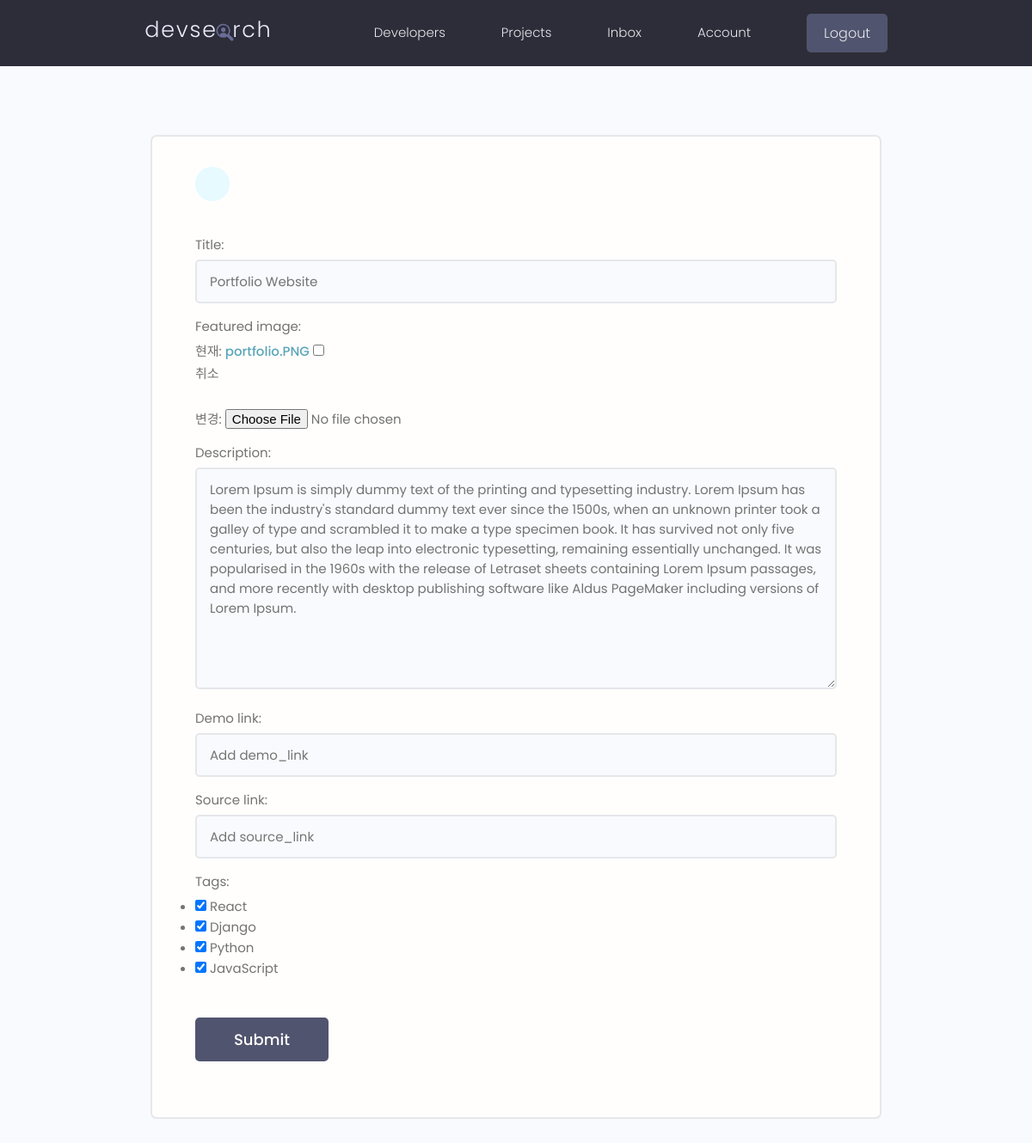
The page /projects/update-project/2eb7ce4ddfed47afb020e94f405b331d/ (signed in) on the database as committed earlier.
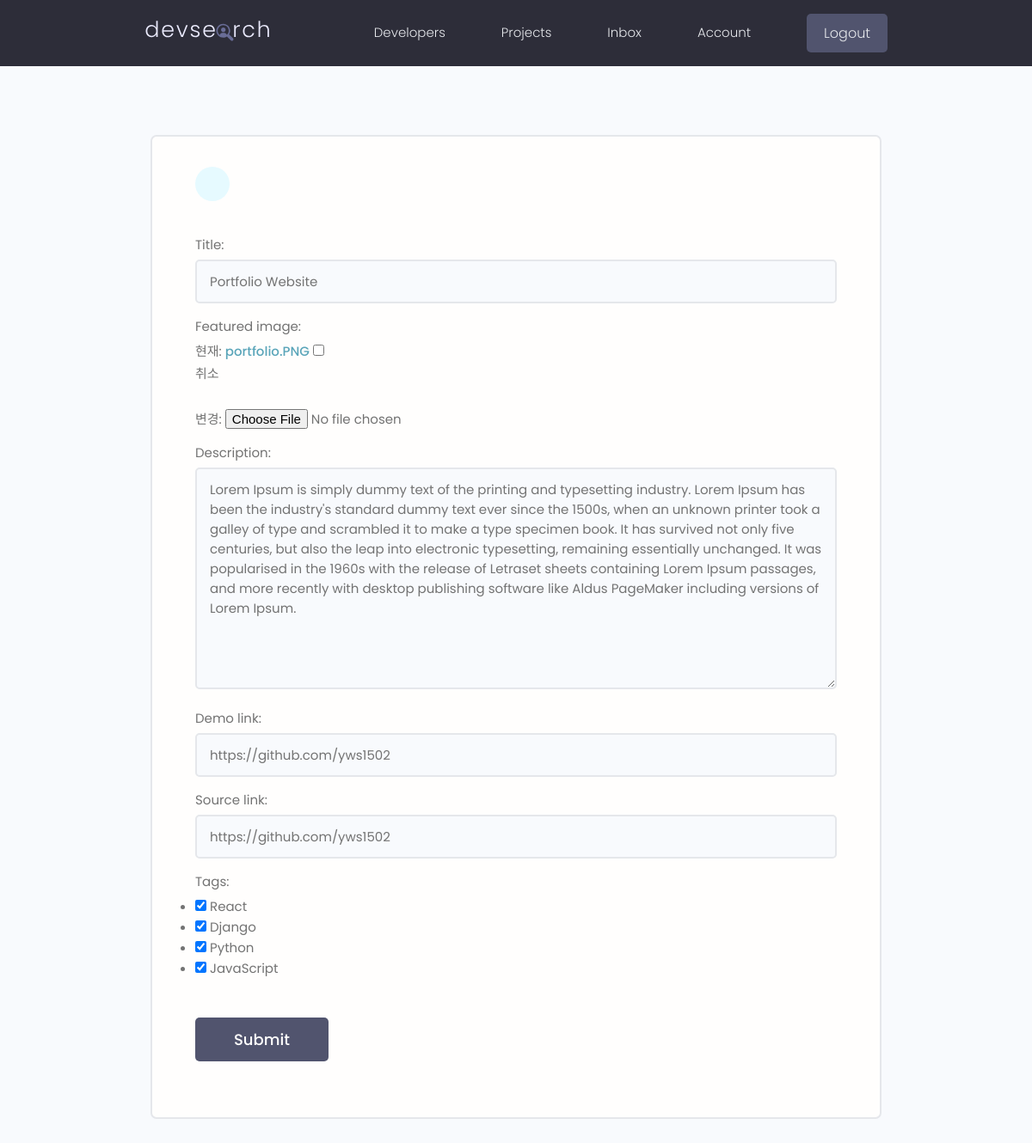
The same page on the database as committed later.
### projects/models.py (models this page shows, shortened)
class Project(models.Model):
    owner = models.ForeignKey(Profile, null=True, blank=True, on_delete=models.SET_NULL)
    title = models.CharField(max_length=200)
    description = models.TextField(null=True, blank=True)
    featured_image = models.ImageField(null=True, blank=True, default='default.jpg')
    demo_link = models.CharField(max_length=2000, null=True, blank=True)
    source_link = models.CharField(max_length=2000, null=True, blank=True)
    tags = models.ManyToManyField('Tag', blank=True)
    vote_total = models.IntegerField(default=0, null=True, blank=True)
    vote_ratio = models.IntegerField(default=0, null=True, blank=True)
    create = models.DateTimeField(auto_now_add=True)
    id = models.UUIDField(default=uuid.uuid4, unique=True, primary_key=True, editable=False)

### projects/views.py (the view)
# urls.py: path('update-project/<str:pk>/', update_project, name='update-project'),
@login_required(login_url='login')
def update_project(request, pk):
    project = Project.objects.get(id=pk)
    form = ProjectForm(instance=project)
    if request.method == 'POST':
        form = ProjectForm(request.POST, request.FILES, instance=project)
        if form.is_valid():
            form.save()
            return redirect('projects')
    context = {'form' : form}
    return render(request, 'projects/project_form.html', context)

### projects/forms.py
class ProjectForm(ModelForm):
    class Meta:
        model = Project
        fields = ['title', 'featured_image', 'description', 'demo_link', 'source_link', 'tags']
        widgets = {
            'tags' : forms.CheckboxSelectMultiple(),
        }
    def __init__(self, *args, **kwargs):
        super(ProjectForm, self).__init__(*args, **kwargs)
        for name, field in self.fields.items():
            field.widget.attrs.update(
                {'class' : 'input', 'placeholder' : 'Add %s' % name})

### projects/models.py (called while the page is built)
    def __str__(self):
        return self.name

### projects/templates/projects/project_form.html (shortened to what this page needs)
{% extends 'main.html' %}
{% block content %}
    <main class="formPage my-xl">
        <div class="content-box">
            <div class="formWrapper">
                <a class="backButton" href="/"></a>
                <br>
                <form class="form" method="POST" enctype="multipart/form-data">
                    {% for field in form %}
                    <div class="form__field">
                        <label for="formInput#text">{{field.label}}: </label>
                        {{field}}
                    </div>
                    {% endfor %}
                    <input class="btn btn--sub btn--lg  my-md" type="submit" value="Submit" />
                </form>
            </div>
        </div>
    </main>
{% endblock %}

Rows that differ between the two databases and show on the page:
changed Project "Portfolio Website": demo_link (not shown) → "https://github.com/yws1502"; source_link (not shown) → "https://github.com/yws1502"
